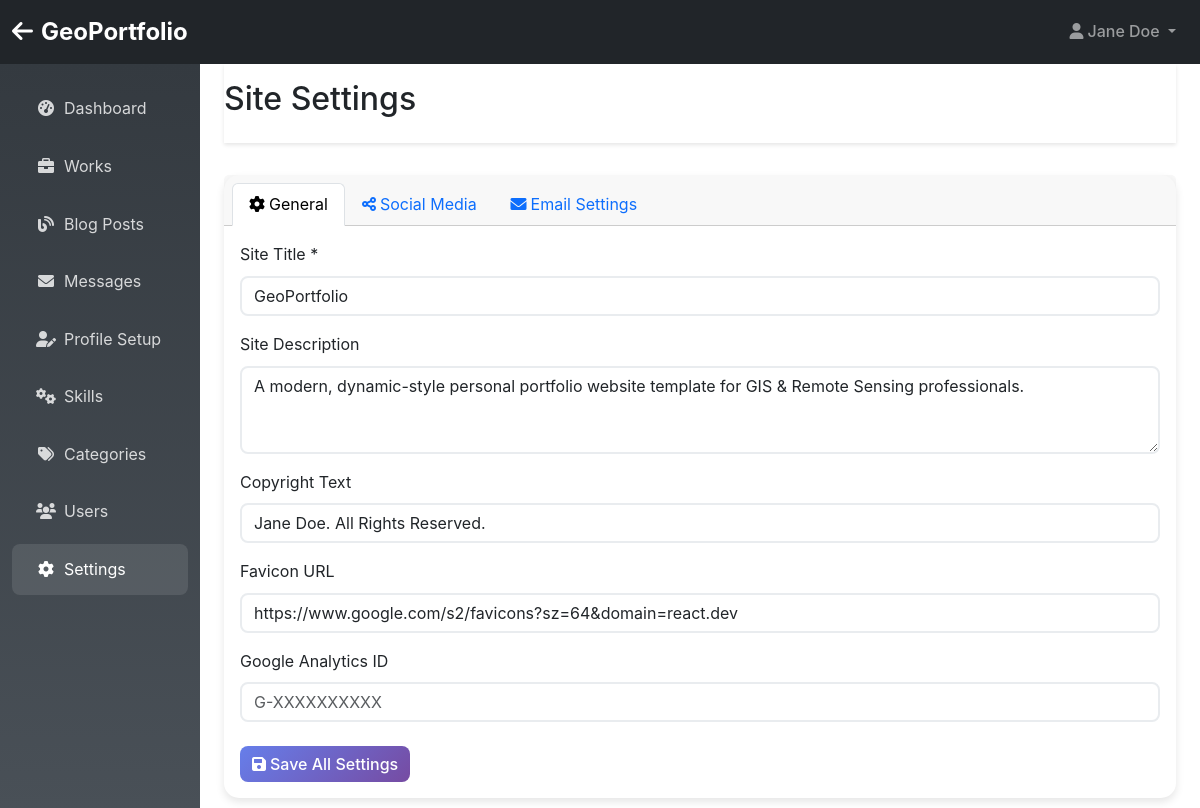
Screenshot of /admin/settings.php (signed in) with the database file from the repository.
### tables this page shows
CREATE TABLE site_settings (
    id INT AUTO_INCREMENT PRIMARY KEY,
    setting_key VARCHAR(100) UNIQUE NOT NULL,
    setting_value TEXT,
    created_at TIMESTAMP DEFAULT CURRENT_TIMESTAMP,
    updated_at TIMESTAMP DEFAULT CURRENT_TIMESTAMP ON UPDATE CURRENT_TIMESTAMP
);

### includes/functions.php (called while the page is built, shortened)
<?php
function getSiteSetting($key, $default = '') {
    $db = getDB();
    $stmt = $db->prepare("SELECT setting_value FROM site_settings WHERE setting_key = ?");
    $stmt->execute([$key]);
    $result = $stmt->fetch();
    return $result ? $result['setting_value'] : $default;
}
?>

### admin/settings.php (the view, shortened to what this page needs)
<?php
require_once '../includes/functions.php';
?>
<!DOCTYPE html>
<html lang="en">
<head>
    <link href="https://cdn.jsdelivr.net/npm/bootstrap@5.3.0/dist/css/bootstrap.min.css" rel="stylesheet">
    <link href="https://cdnjs.cloudflare.com/ajax/libs/font-awesome/6.0.0/css/all.min.css" rel="stylesheet">
    <link href="../assets/css/style.css" rel="stylesheet">
</head>
<body>
    <?php include 'templates/admin-navbar.php'; ?>
    <div class="container-fluid">
        <div class="row">
            <?php include 'templates/admin-sidebar.php'; ?>
            <main class="col-md-9 ms-sm-auto col-lg-10 px-md-4">
                <div class="admin-header">
                    <div class="d-flex justify-content-between flex-wrap flex-md-nowrap align-items-center">
                        <h1 class="h2">Site Settings</h1>
                    </div>
                </div>
                <div class="card shadow">
                    <div class="card-header">
                        <ul class="nav nav-tabs card-header-tabs" id="settingsTabs" role="tablist">
                            <li class="nav-item" role="presentation">
                                <button class="nav-link active" id="general-tab" data-bs-toggle="tab" data-bs-target="#general" type="button" role="tab">
                                    <i class="fas fa-cog me-1"></i>General
                                </button>
                            </li>
                            <li class="nav-item" role="presentation">
                                <button class="nav-link" id="social-tab" data-bs-toggle="tab" data-bs-target="#social" type="button" role="tab">
                                    <i class="fas fa-share-alt me-1"></i>Social Media
                                </button>
                            </li>
                            <li class="nav-item" role="presentation">
                                <button class="nav-link" id="email-tab" data-bs-toggle="tab" data-bs-target="#email" type="button" role="tab">
                                    <i class="fas fa-envelope me-1"></i>Email Settings
                                </button>
                            </li>
                        </ul>
                    </div>
                    <div class="card-body">
                        <form method="POST" action="">
                            <div class="tab-content" id="settingsTabsContent">
                                <div class="tab-pane fade show active" id="general" role="tabpanel">
                                    <div class="mb-3">
                                        <label for="site_title" class="form-label">Site Title *</label>
                                        <input type="text" class="form-control" id="site_title" name="site_title"
                                               value="<?php echo htmlspecialchars(getSiteSetting('site_title', 'GeoPortfolio')); ?>" required>
                                    </div>
                                    <div class="mb-3">
                                        <label for="site_description" class="form-label">Site Description</label>
                                        <textarea class="form-control" id="site_description" name="site_description" rows="3"><?php echo htmlspecialchars(getSiteSetting('site_description', '')); ?></textarea>
                                    </div>
                                    <div class="mb-3">
                                        <label for="copyright_text" class="form-label">Copyright Text</label>
                                        <input type="text" class="form-control" id="copyright_text" name="copyright_text"
                                               value="<?php echo htmlspecialchars(getSiteSetting('copyright_text', 'GeoPortfolio. All rights reserved.')); ?>">
                                    </div>
                                    <div class="mb-3">
                                        <label for="favicon_url" class="form-label">Favicon URL</label>
                                        <input type="url" class="form-control" id="favicon_url" name="favicon_url"
                                               value="<?php echo htmlspecialchars(getSiteSetting('favicon_url', '')); ?>">
                                    </div>
                                    <div class="mb-3">
                                        <label for="google_analytics_id" class="form-label">Google Analytics ID</label>
                                        <input type="text" class="form-control" id="google_analytics_id" name="google_analytics_id"
                                               value="<?php echo htmlspecialchars(getSiteSetting('google_analytics_id', '')); ?>"
                                               placeholder="G-XXXXXXXXXX">
                                    </div>
                                </div>
                            </div>
                            <div class="mt-4">
                                <button type="submit" class="btn btn-primary">
                                    <i class="fas fa-save me-1"></i>Save All Settings
                                </button>
                            </div>
                        </form>
                    </div>
                </div>
            </main>
        </div>
    </div>
</body>
</html>

### admin/templates/admin-navbar.php (shortened to what this page needs)
<nav class="navbar navbar-expand-lg navbar-dark bg-dark">
    <div class="container-fluid">
        <a class="navbar-brand" href="../index.php">
            <i class="fas fa-arrow-left me-2"></i><?php echo htmlspecialchars(getSiteSetting('site_title', 'GeoPortfolio')); ?>
        </a>
        <div class="navbar-nav ms-auto">
            <div class="nav-item dropdown">
                <a class="nav-link dropdown-toggle" href="#" role="button" data-bs-toggle="dropdown">
                    <i class="fas fa-user me-1"></i><?php echo htmlspecialchars($_SESSION['user_name'] ?? 'User'); ?>
                </a>
            </div>
        </div>
    </div>
</nav>

### assets/css/style.css (style rules this page uses)
:root { --primary-color: #667eea; --secondary-color: #764ba2; --dark-color: #343a40; --light-color: #f8f9fa; }
body { font-family: 'Inter', -apple-system, BlinkMacSystemFont, sans-serif; line-height: 1.6; }
.navbar-brand { font-size: 1.5rem; font-weight: 700; }
.navbar-nav .nav-link { font-weight: 500; margin: 0 0.25rem; transition: all 0.3s ease; }
.card { border: none; border-radius: 15px; transition: all 0.3s ease; }
.btn { border-radius: 8px; font-weight: 500; transition: all 0.3s ease; }
.btn-primary { background: linear-gradient(135deg, var(--primary-color) 0%, var(--secondary-color) 100%); border: none; }
.admin-header { background: white; box-shadow: 0 2px 4px rgba(0,0,0,0.1); padding: 1rem 0; margin-bottom: 2rem; }
.form-control, .form-select { border-radius: 8px; border: 2px solid #e9ecef; transition: all 0.3s ease; }
.shadow { box-shadow: 0 4px 8px rgba(0,0,0,0.1) !important; }

### rows the page displays
site_settings: setting_value "GeoPortfolio", site_title "GeoPortfolio"
site_settings: site_description "A modern, dynamic-style personal portfolio website template for GIS & Remote Sensing professionals."
site_settings: copyright_text "Jane Doe. All Rights Reserved."
site_settings: favicon_url "https://www.google.com/s2/favicons?sz=64&domain=react.dev"

### other values shown
$_SESSION['user_name'] "Jane Doe"
